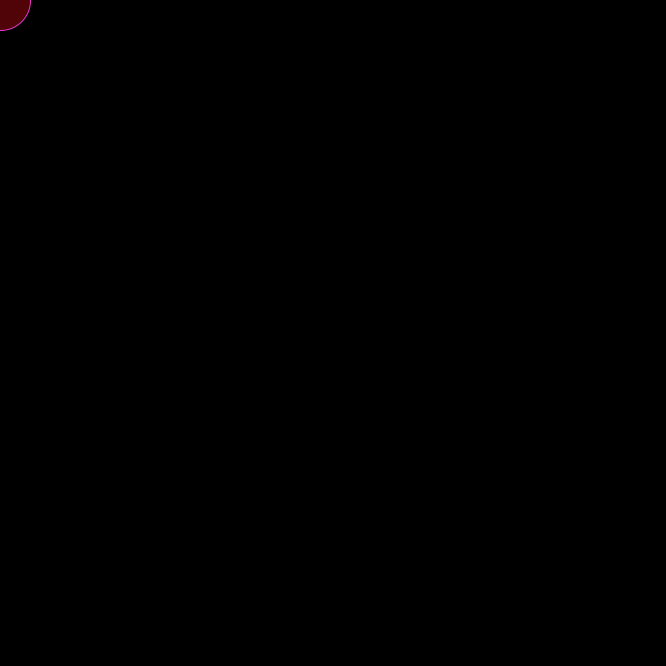
Frame 1 (no input)
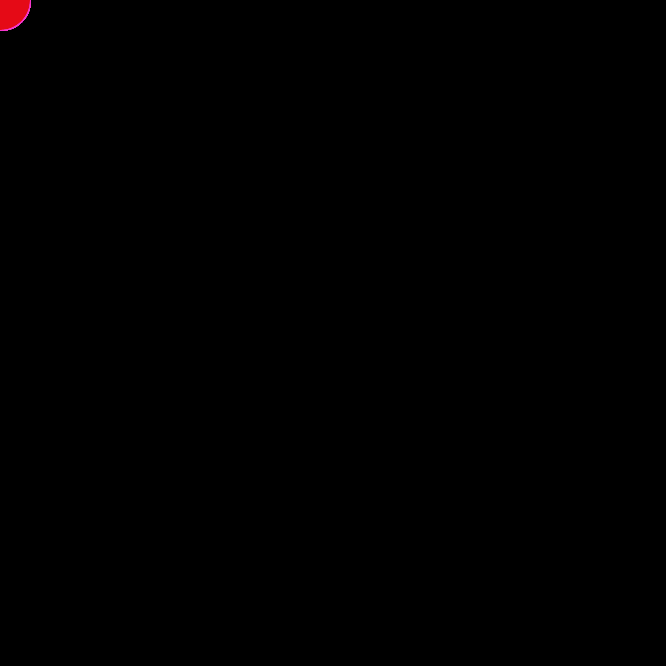
Frame 60 (the mouse pressed at the canvas centre just before this capture)
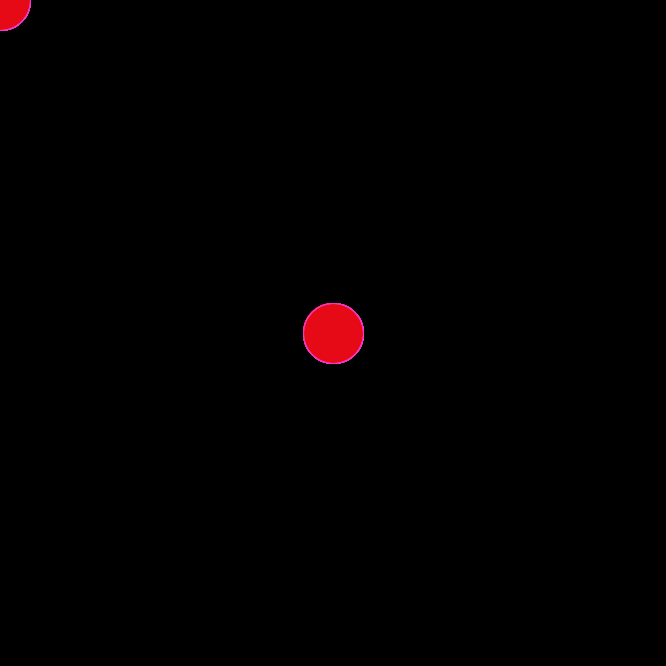
Frame 120 (the mouse held since frame 60 and released just before this capture)

The Processing sketch that drew these frames (run headless with seeded random() and noise(); from frame 60 on, the mouse is pressed at the canvas centre):

// Processing sketch: processing_186801
// ── processing_186801.pde

void setup(){
  background(0);
  size(666,666);
}
void draw(){
fill (229,11,24,90);
stroke(244,55,204);
  ellipse(mouseX,mouseY,60,60);
}
